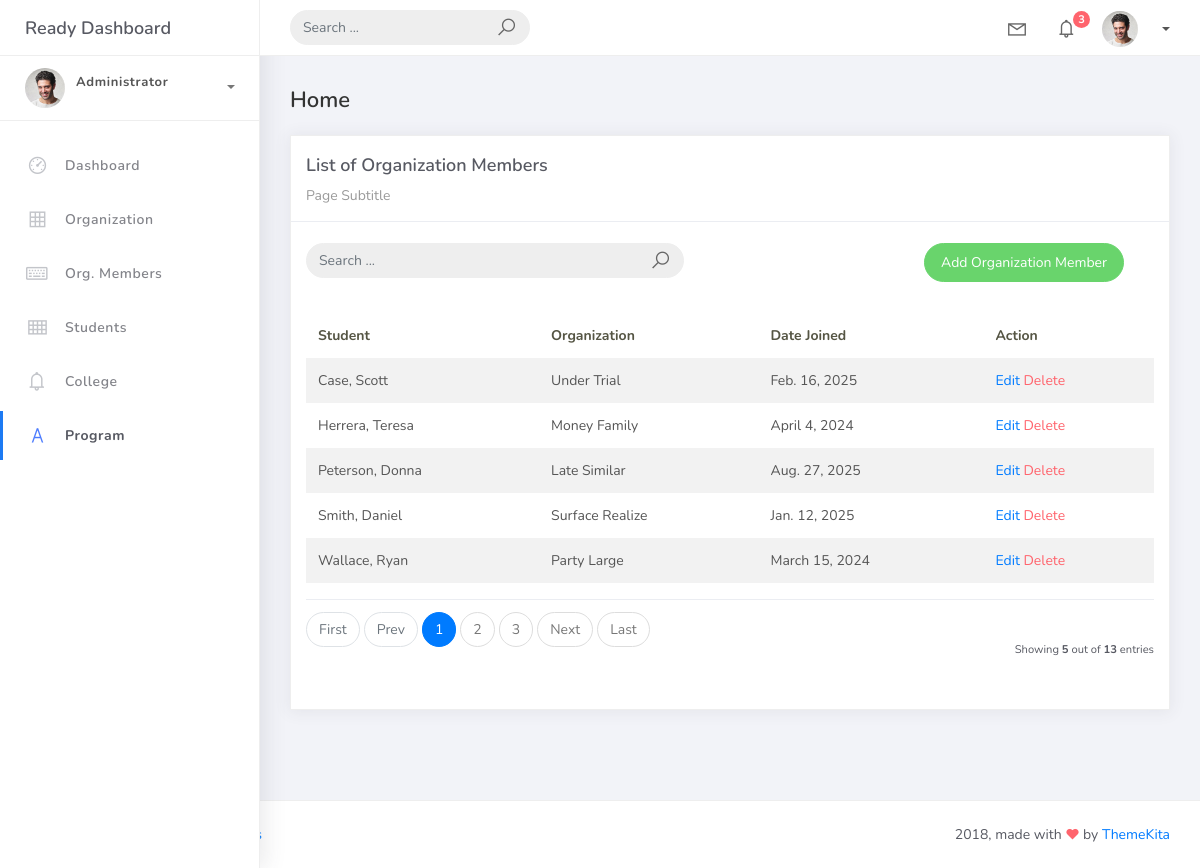
The page /orgmember_list on the database its author committed.
### studentorg/models.py (models this page shows)
class BaseModel(models.Model):
    created_at = models.DateTimeField(auto_now_add=True, db_index=True)
    updated_at = models.DateTimeField(auto_now=True)
    class Meta:
        abstract = True

class OrgMember(BaseModel):
    student = models.ForeignKey(Student, on_delete=models.CASCADE)
    organization = models.ForeignKey(Organization, on_delete=models.CASCADE)
    date_joined = models.DateField()

class Student(BaseModel):
    student_id = models.CharField(max_length=15)
    lastname = models.CharField(max_length=25)
    firstname = models.CharField(max_length=25)
    middlename = models.CharField(max_length=25, blank=True, null=True)
    program = models.ForeignKey(Program, on_delete=models.CASCADE)
    def __str__(self):
        return f"{self.lastname}, {self.firstname}"

class Organization(BaseModel):
    name = models.CharField(max_length=250)
    college = models.ForeignKey(College, null=True, blank=True, on_delete=models.CASCADE)
    description = models.CharField(max_length=500)
    def __str__(self):
        return self.name

### studentorg/views.py (the view)
# urls.py: path('orgmember_list', OrgMemberList.as_view(), name='orgmember-list'),
class OrgMemberList(ListView):
    model = OrgMember
    context_object_name = 'orgmember'
    template_name = 'orgmember_list.html'
    paginate_by = 5
    ordering = ["student__program__college__college_name","student__lastname"]

### templates/orgmember_list.html (shortened to what this page needs)
{% extends 'base.html' %} {% load static %} {% block content %}
<div class="content">
    <div class="container-fluid">
        <h4 class="page-title">Home</h4>
        <div class="row">
            <div class="col-md-12">
                <div class="card">
                    <div class="card-header">
                        <div class="card-title">List of Organization Members</div>
                        <div class="card-category">Page Subtitle</div>
                    </div>
                    <br />
                        <div class="col-md-12 row">
                            <div class="col-md-6">
                                <form class="navbar-left navbar-form nav-search mr-md-3" action="">
                                    <div class="input-group">
                                        <input type="text" placeholder="Search ..." class="form-control" />
                                        <div class="input-group-append">
                                            <span class="input-group-text">
                                                <i class="la la-search search-icon"></i>
                                            </span>
                                        </div>
                                    </div>
                                </form>
                            </div>
                            <div class="col-md-6">
                                <div class="pull-right">
                                    <a href="{% url 'orgmember-add' %}" class="btn btn-success btn-rounded">Add Organization Member</a>
                                    </div>
                                </div>
                            </div>
                    <div class="card-body">
                        <table class="table table-striped mt-3">
                            <thead>
                                <tr>
                                    <th scope="col">Student</th>
                                    <th scope="col">Organization</th>
                                    <th scope="col">Date Joined</th>
                                    <th scope="col">Action</th>
                                </tr>
                            </thead>
                            <tbody>
                                {% for object in object_list %}
                                <tr>
                                    <td>{{ object.student }}</td>
                                    <td>{{ object.organization }}</td>
                                    <td>{{ object.date_joined }}</td>
                                    <td>
                                        <a href="orgmember_list/{{ object.id }}">Edit</a>
                                        <a href="orgmember_list/{{ object.id }}/delete" class="text-danger">Delete</a>
                                    </td>
                                </tr>
                                {% endfor %}
                            </tbody>
                        </table>
                        {% include 'includes/pagination.html' %}
                    </div>
                </div>
            </div>
        </div>
    </div>
</div>
{% endblock %}

### rows shown on the page
OrgMember: student "Case, Scott", organization "Under Trial", date_joined "Feb. 16, 2025"
OrgMember: student "Herrera, Teresa", organization "Money Family", date_joined "April 4, 2024"
OrgMember: student "Peterson, Donna", organization "Late Similar", date_joined "Aug. 27, 2025"
OrgMember: student "Smith, Daniel", organization "Surface Realize", date_joined "Jan. 12, 2025"
OrgMember: student "Wallace, Ryan", organization "Party Large", date_joined "March 15, 2024"

### other values the page prints
{{ page_num }} "1"
{{ page_num }} "2" "3"
{{ object_list.count }} "5"
{{ paginator.count }} "13"
